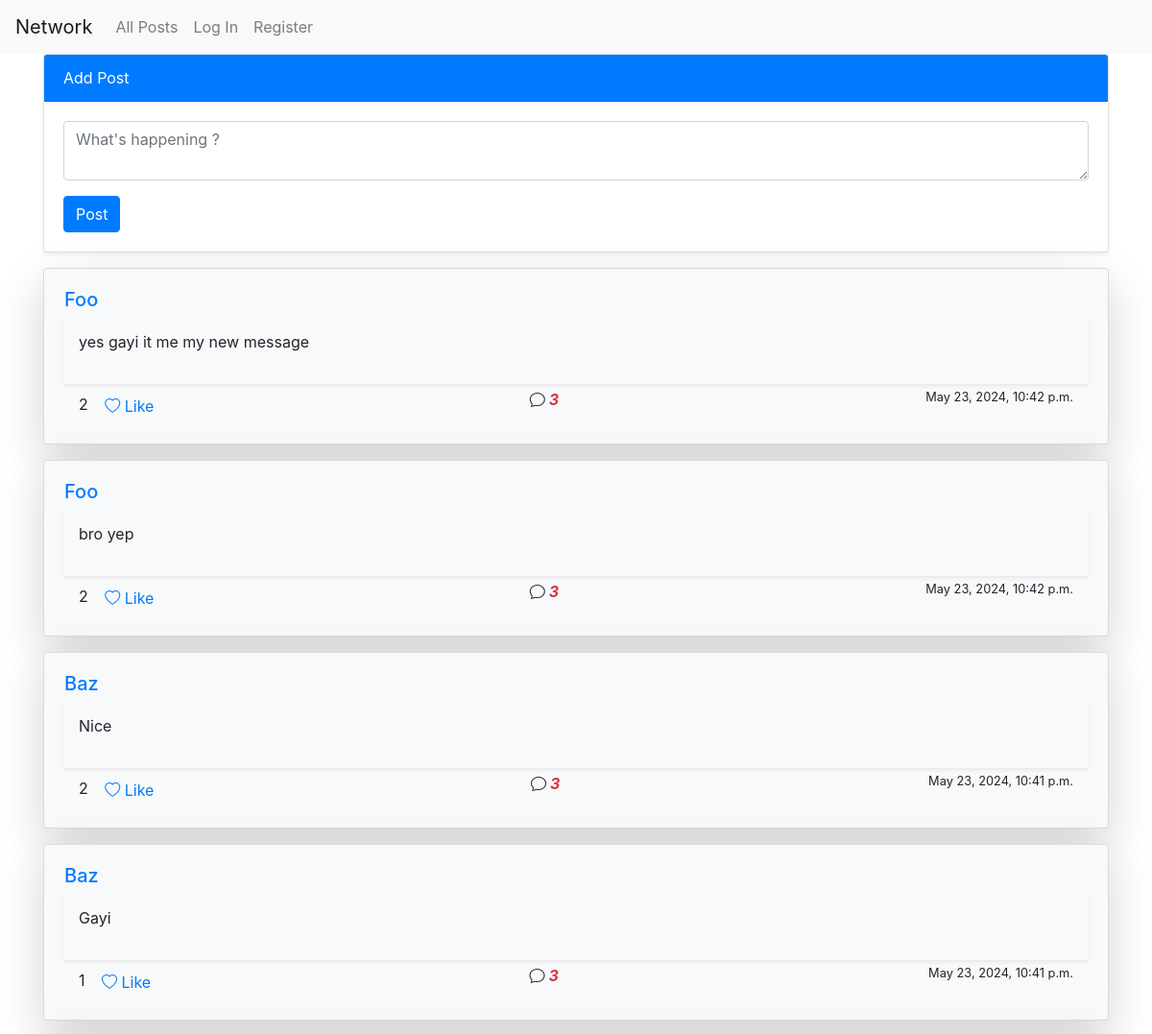
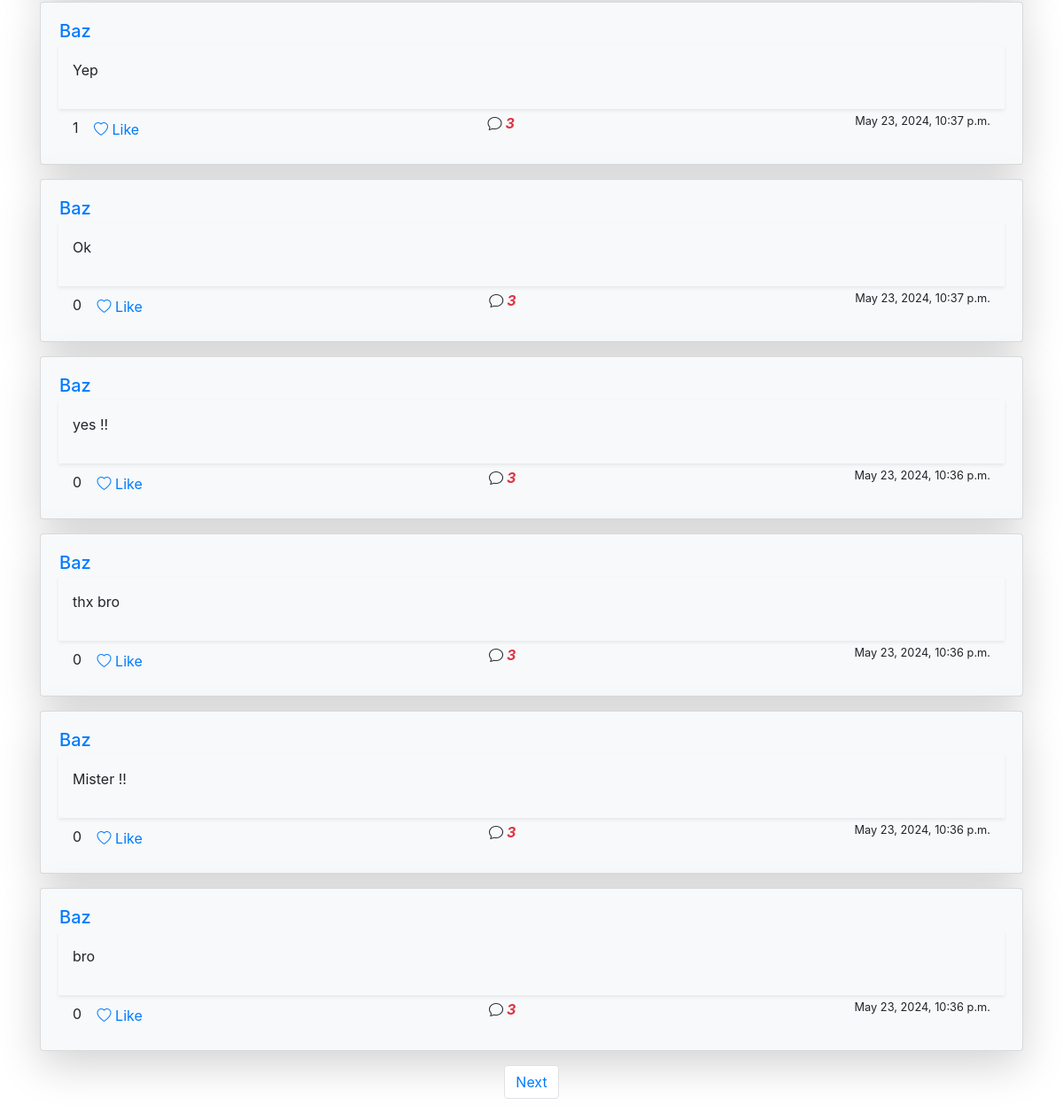
The page / on the database its author committed (2 pictures, top to bottom).
### network/models.py (models this page shows, shortened)
class Post(models.Model):
    content = models.TextField(max_length=200)
    author = models.ForeignKey(User,on_delete=models.CASCADE, related_name="author")
    likes = models.ManyToManyField(User, related_name='liked_posts', blank=True)
    created_at = models.DateTimeField(auto_now_add=True)
    updated_at = models.DateTimeField(auto_now=True)

class User(AbstractUser):
    pass

### network/views.py (the view)
# urls.py: path("", views.index, name="index"),
def index(request):
    posts = Post.objects.order_by('-created_at')
    paginator = Paginator(posts,10)
    page_number = request.GET.get('page')
    posts_obj = paginator.get_page(page_number)
    return render(request, "network/index.html",{'posts_obj':posts_obj, 'posts': posts})

### network/templates/network/index.html (shortened to what this page needs)
{% extends "network/layout.html" %}
{% load static %}
{% block body %}
<div class="container">
    <div class="card mb-3 shadow-sm">
        <div class="card-header bg-primary text-white">Add Post</div>
        <div class="card-body">
            <form action="{% url 'new-post' %}" method="post">
                <div class="form-group">
                    <textarea class="form-control" name="content" id="" cols="3" rows="2" placeholder="What's happening ?"></textarea>
                </div>
                <button class="btn btn-primary" type="submit" value="Post">Post</button>
            </form>
        </div>
    </div>
    {% if posts_obj %}
        {% for post in posts_obj %}
        <div class="card shadow-lg rounded bg-light mb-3">
            <div class="card-body">
                <div class="row">
                    <div class="col">
                        <div class="row mb-1">
                            <h5 class="my-auto px-3"><a href="{% url 'profile-view' post.author.username %}">{{ post.author }}</a></h5>
                        </div>
                        <div class="content p-3 mb-1 shadow-sm" id="post-content-{{ post.id }}">
                            <p>{{ post.content }}</p>
                        </div>
                        <div class="footer d-flex justify-content-between px-3">
                            <div class="">
                                <span id="likes-count-{{ post.id }}" >{{ post.likes.count }}</span>
                                <button class="btn btn-link like-button" data-post-id="{{ post.id }}">
                                    {% if user in post.likes.all %}
                                        <i class="bi bi-heart-fill"></i> Unlike
                                    {% else %}
                                        <i class="bi bi-heart"></i> Like
                                    {% endif %}
                                </button>
                            </div>
                            <i class="bi-chat"><strong class="mx-1 text-danger">3</strong></i>
                            <small>{{ post.created_at }}</small>
                        </div>
                    </div>
                </div>
            </div>
        </div>
        {% endfor %}
    {% else %}
        <div class="card shadow-lg">
            <div class="card-body">
                <p>No post to display</p>
            </div>
        </div>
    {% endif %}
</div>
<nav aria-label="Page navigation example">
    <ul class="pagination justify-content-center">
        {% if posts_obj.has_next %}
        <li class="page-item">
            <a class="page-link" href="?page={{ posts_obj.next_page_number }}">Next</a>
        </li>
        {% endif %}
    </ul>
</nav>
{% endblock %}

### network/templates/network/layout.html (shortened to what this page needs)
{% load static %}
<!DOCTYPE html>
<html lang="en">
    <head>
        <link rel="stylesheet" href="https://stackpath.bootstrapcdn.com/bootstrap/4.4.1/css/bootstrap.min.css">
        <link rel="stylesheet" href="https://cdn.jsdelivr.net/npm/bootstrap-icons@1.3.0/font/bootstrap-icons.css">
        <link href="{% static 'network/styles.css' %}" rel="stylesheet">
    </head>
    <body>
        <nav class="navbar navbar-expand-lg navbar-light bg-light">
            <a class="navbar-brand" href="#">Network</a>
            <div>
              <ul class="navbar-nav mr-auto">
                <li class="nav-item">
                  <a class="nav-link" href="{% url 'index' %}">All Posts</a>
                </li>
                {% if user.is_authenticated %}
                    <li class="nav-item">
                        <a class="nav-link" href="{% url 'following_view'%}">Following</a>
                    </li>
                    <li class="nav-item">
                        <a class="nav-link" href="{% url 'logout' %}">Log Out</a>
                    </li>
                {% else %}
                    <li class="nav-item">
                        <a class="nav-link" href="{% url 'login' %}">Log In</a>
                    </li>
                    <li class="nav-item">
                        <a class="nav-link" href="{% url 'register' %}">Register</a>
                    </li>
                {% endif %}
              </ul>
            </div>
          </nav>
        <div class="body">
            {% block body %}
            {% endblock %}
        </div>
    </body>
</html>

### rows shown on the page
Post: author "Foo", content "yes gayi it me my new message", likes.count "2", shows "Like", created_at "May 23, 2024, 10:42 p.m."
Post: author "Foo", content "bro yep", likes.count "2", shows "Like", created_at "May 23, 2024, 10:42 p.m."
Post: author "Baz", content "Nice", likes.count "2", shows "Like", created_at "May 23, 2024, 10:41 p.m."
Post: author "Baz", content "Gayi", likes.count "1", shows "Like", created_at "May 23, 2024, 10:41 p.m."
Post: author "Baz", content "Yep", likes.count "1", shows "Like", created_at "May 23, 2024, 10:37 p.m."
Post: author "Baz", content "Ok", likes.count "0", shows "Like", created_at "May 23, 2024, 10:37 p.m."
Post: author "Baz", content "yes !!", likes.count "0", shows "Like", created_at "May 23, 2024, 10:36 p.m."
Post: author "Baz", content "thx bro", likes.count "0", shows "Like", created_at "May 23, 2024, 10:36 p.m."
Post: author "Baz", content "Mister !!", likes.count "0", shows "Like", created_at "May 23, 2024, 10:36 p.m."
Post: author "Baz", content "bro", likes.count "0", shows "Like", created_at "May 23, 2024, 10:36 p.m."
